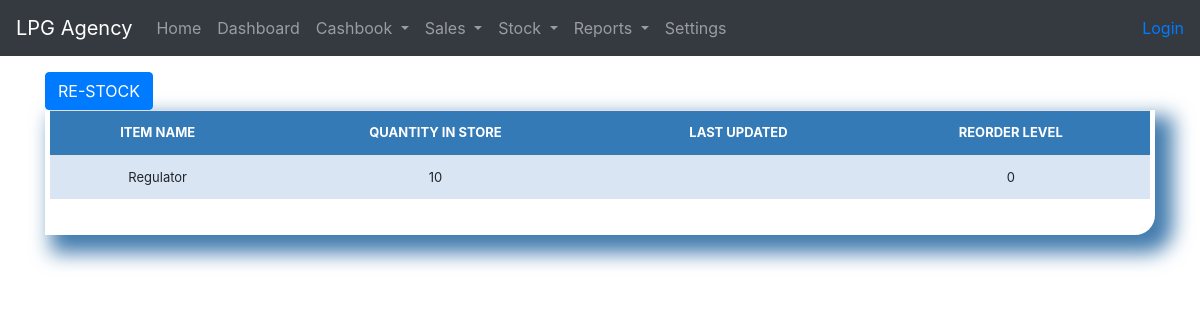
The page /stock_detail/27/ on the database its author committed.
### stockmgmt/models.py (models this page shows, shortened)
class Stock(models.Model):
    category = models.ForeignKey(Category, on_delete=models.CASCADE, blank=True)
    item_name = models.ForeignKey(Itemsmodel, on_delete=models.CASCADE, blank=True)
    quantity = models.IntegerField(default='0', blank=True, null=True)
    rate = models.IntegerField(default='0', blank=True, null=True)
    account_payable = models.IntegerField(default='0', blank=True, null=True)
    company = models.ForeignKey(Company, on_delete=models.SET_NULL, null=True)
    vender = models.ForeignKey(Vender, on_delete=models.SET_NULL, null=True)
    receive_quantity = models.IntegerField(default='0', blank=True, null=True)
    receive_by = models.CharField(max_length=50, blank=True, null=True)
    addcash = models.IntegerField(default='0', blank=True, null=True)
    issue_quantity = models.IntegerField(default='0', blank=True, null=True)
    issue_by = models.CharField(max_length=50, blank=True, null=True)
    issue_to = models.CharField(max_length=50, blank=True, null=True)
    phone_number = models.CharField(max_length=50, blank=True, null=True)
    created_by = models.CharField(max_length=50, blank=True, null=True)
    reorder_level = models.IntegerField(default='0', blank=True, null=True)
    lastupdate = models.DateTimeField(auto_now_add=False, auto_now=True)
    timestamp = models.DateTimeField(auto_now_add=True, auto_now=False)
    Expense_category = models.ForeignKey(Expense, on_delete=models.CASCADE,null=True, blank=True)
    batch_number = models.CharField(max_length=10, blank=True, null=True)

class Itemsmodel(models.Model):
    category = models.ForeignKey(Category, on_delete=models.CASCADE, related_name='items')
    name = models.CharField(max_length=50, unique=True)
    def __str__(self):
        return self.name

### stockmgmt/views.py (the view)
# urls.py: path('stock_detail/<str:pk>/', views.stock_detail, name="stock_detail"),
def stock_detail(request, pk):
	queryset = Stock.objects.get(id=pk)
	context = {
		"queryset": queryset,
	}
	return render(request, "stock_detail.html", context)

### stockmgmt/templates/stock_detail.html (shortened to what this page needs)
{% load static %}
{% include 'navbar.html'%}
{% load crispy_forms_tags %}
<!doctype html>
<html lang="en">
  <head>
<link href="{% static 'css/stylesheet.css' %}" rel="stylesheet">
<link href="{% static 'css/bootstrap.min.css' %}" rel="stylesheet">
    <link href="{% static 'css/navbar-top-fixed.css' %}" rel="stylesheet">
  </head>
  <body>
<main role="main" class="container">
  <a href="{% url 'receive_items' queryset.id %}"><div class='btn btn-primary'>RE-STOCK</div></a>
                <br>
                <div class="display_table">
                  <table class='table'>
                          <tr>
                            <th>ITEM NAME</th>
                            <th>QUANTITY IN STORE</th>
                            <th>LAST UPDATED</th>
                            <th>REORDER LEVEL</th>
                          </tr>
                          <tr>
                            <td>{{queryset.item_name}}</td>
                            <td>{{queryset.quantity}}</td>
                            <td>{{queryset.last_updated}}</td>
                            <td>{{queryset.reorder_level}}</td>
                          </tr>
                  </table>
                </div>
</main>
      </body>
</html>

### stockmgmt/static/css/stylesheet.css (style rules this page uses)
body { background-color: #119739; }
.table { font-size: 13px; text-align: center; width: 95%; margin: auto; }
.table tr:nth-child(odd) { background: #B8CAE4 }
.table tr:nth-child(even) { background: #dae5f4 }
th { background-color: #337ab7; color: white; }
.display_table { border-bottom-right-radius: 20px; padding-left: 5px; padding-right: 5px; padding-bottom: 20px; box-shadow: 12px 12px 20px 6px #437cae; }

### stockmgmt/static/css/navbar-top-fixed.css (style rules this page uses)
body { min-height: 75rem; padding-top: 4.5rem; }

### rows shown on the page
Stock: item_name "Regulator", quantity "10", reorder_level "0"
